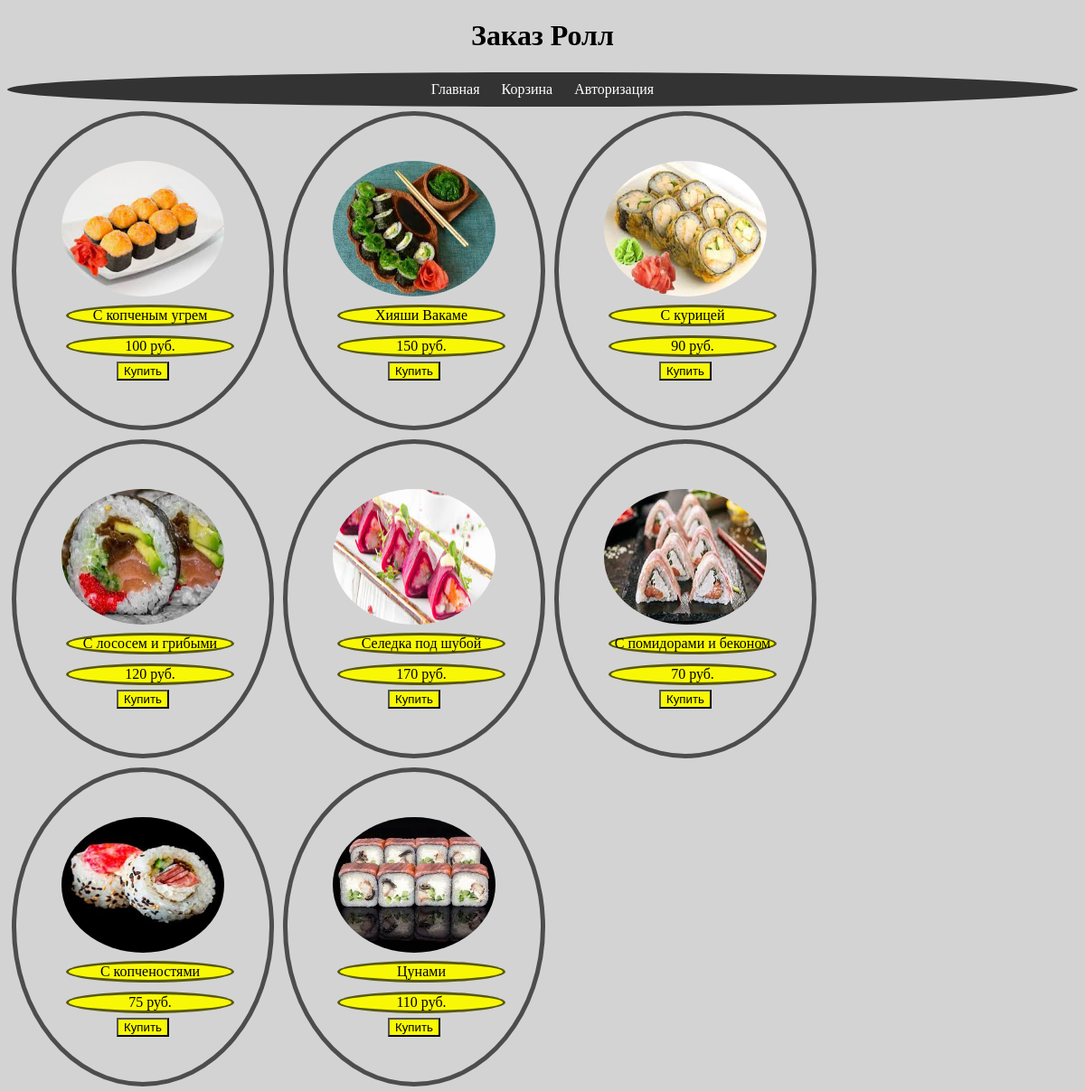
The page / on the database its author committed.
### app/models.py (models this page shows, shortened)
class Tovar(models.Model):
    name = models.CharField(max_length=50, verbose_name='Название товара')
    price = models.IntegerField(verbose_name='Цена')
    image = models.CharField(max_length=1000, verbose_name='Картинка')
    discount = models.FloatField(default=0, verbose_name='Скидка')

### app/views.py (the view)
# urls.py: path('', views.index, name='home'),
def index(req):
    items = Tovar.objects.all()
    data = {'tovari': items}
    return render(req, 'index.html', data)

### templates/index.html (shortened to what this page needs)
<!DOCTYPE html>
{% load static %}
<html lang="en">
<head>
    {% block head %}
        <link rel="stylesheet" href="{% static '1.1.1.css' %}">
    {% endblock head %}
</head>
<body>
<h1>Заказ Ролл</h1>
{% block menu %}
    <header>
    <div class="header-right">
        <div class="menu">
            <a href="{% url 'home' %}">Главная</a>
            <a href="{% url 'tocart' %}">Корзина</a>
            {% if not user.username %}
                <a href="{% url 'login' %}" class="btn btn-oval">Авторизация</a>
            {% else %}
                <a href="{% url 'logout' %}" class="btn btn-oval">Выйти</a>
            {% endif %}
        </div>
    </div>
{% endblock menu %}
</header>
{%  block content %}
<main>
    {% for one in tovari %}
        <div class="cart">
            <img src="{% static one.image %}" alt="">
            <p>{{ one.name }}</p>
            <p>{{ one.price }} руб.</p>
            <a href="{% url 'buy' one.id %}">
                <button>Купить</button>
            </a>
        </div>
    {% endfor %}
</main>
{% endblock content %}
</body>
</html>

### app/static/1.1.1.css (style rules this page uses)
body { text-align: center; background-color: lightgray; background-repeat: no-repeat; background-size: cover; background-attachment: fixed; background-image: url('https://e.arigator.ru/upload/iblock/aa5/aa5b34d6cb9533bb2d51c8ef581d4122.jpg'); }
header { background-color: #333; padding: 10px; display: flex; justify-content: space-around; border-radius: 50%; }
header a { color: #fff; text-decoration: none; padding: 5px 10px; border-radius: 5px; }
div.cart,p { margin: 5px; border: 3px solid rgba(21, 21, 21, 0.7); float: left; width: 180px; border-radius: 50%; }
div.cart { border: 5px solid rgba(21, 21, 21, 0.7); border-radius: 50%; }
div.cart img { width: 100%; height: 150px; border-radius: 50%; }
div.cart { padding: 50px; text-align: center; }
button,p { background-color: #f8f806; }

### rows shown on the page
Tovar: image (picture), name "С копченым угрем", price "100"
Tovar: image (picture), name "Хияши Вакаме", price "150"
Tovar: image (picture), name "С курицей", price "90"
Tovar: image (picture), name "С лососем и грибыми", price "120"
Tovar: image (picture), name "Селедка под шубой", price "170"
Tovar: image (picture), name "С помидорами и беконом", price "70"
Tovar: image (picture), name "С копченостями", price "75"
Tovar: image (picture), name "Цунами", price "110"
